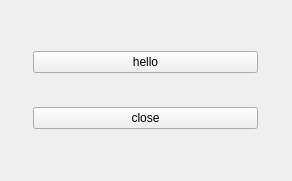
<?xml version="1.0" encoding="UTF-8"?>
<ui version="4.0">
 <class>Widget</class>
 <widget class="QWidget" name="Widget">
  <property name="geometry">
   <rect>
    <x>0</x>
    <y>0</y>
    <width>292</width>
    <height>181</height>
   </rect>
  </property>
  <property name="windowTitle">
   <string>Widget</string>
  </property>
  <widget class="QWidget" name="gridLayoutWidget">
   <property name="geometry">
    <rect>
     <x>30</x>
     <y>20</y>
     <width>231</width>
     <height>141</height>
    </rect>
   </property>
   <layout class="QGridLayout" name="gridLayout">
    <property name="leftMargin">
     <number>3</number>
    </property>
    <property name="topMargin">
     <number>3</number>
    </property>
    <property name="rightMargin">
     <number>3</number>
    </property>
    <property name="bottomMargin">
     <number>3</number>
    </property>
    <item row="0" column="0">
     <widget class="QPushButton" name="helloBtn">
      <property name="text">
       <string>hello</string>
      </property>
     </widget>
    </item>
    <item row="1" column="0">
     <widget class="QPushButton" name="closeBtn">
      <property name="text">
       <string>close</string>
      </property>
     </widget>
    </item>
   </layout>
  </widget>
 </widget>
 <resources/>
 <connections>
  <connection>
   <sender>closeBtn</sender>
   <signal>clicked()</signal>
   <receiver>Widget</receiver>
   <slot>close()</slot>
   <hints>
    <hint type="sourcelabel">
     <x>145</x>
     <y>119</y>
    </hint>
    <hint type="destinationlabel">
     <x>145</x>
     <y>90</y>
    </hint>
   </hints>
  </connection>
  <connection>
   <sender>helloBtn</sender>
   <signal>clicked()</signal>
   <receiver>Widget</receiver>
   <slot>on_hello()</slot>
   <hints>
    <hint type="sourcelabel">
     <x>203</x>
     <y>56</y>
    </hint>
    <hint type="destinationlabel">
     <x>255</x>
     <y>5</y>
    </hint>
   </hints>
  </connection>
 </connections>
 <slots>
  <slot>on_hello()</slot>
 </slots>
</ui>
